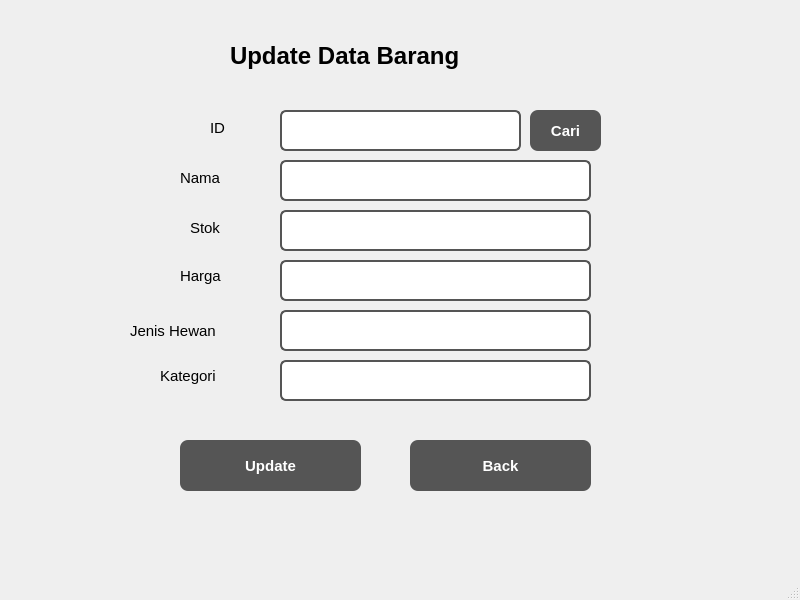
<?xml version="1.0" encoding="UTF-8"?>
<ui version="4.0">
 <class>MainWindow</class>
 <widget class="QMainWindow" name="MainWindow">
  <property name="geometry">
   <rect>
    <x>0</x>
    <y>0</y>
    <width>800</width>
    <height>600</height>
   </rect>
  </property>
  <property name="windowTitle">
   <string>MainWindow</string>
  </property>
  <widget class="QWidget" name="centralwidget">
   <property name="styleSheet">
    <string notr="true"/>
   </property>
   <widget class="QLabel" name="label">
    <property name="geometry">
     <rect>
      <x>230</x>
      <y>30</y>
      <width>321</width>
      <height>51</height>
     </rect>
    </property>
    <property name="font">
     <font>
      <pointsize>18</pointsize>
      <weight>75</weight>
      <bold>true</bold>
     </font>
    </property>
    <property name="text">
     <string>Update Data Barang</string>
    </property>
   </widget>
   <widget class="QLabel" name="label_2">
    <property name="geometry">
     <rect>
      <x>210</x>
      <y>120</y>
      <width>55</width>
      <height>16</height>
     </rect>
    </property>
    <property name="font">
     <font>
      <pointsize>11</pointsize>
     </font>
    </property>
    <property name="text">
     <string>ID</string>
    </property>
   </widget>
   <widget class="QLabel" name="label_3">
    <property name="geometry">
     <rect>
      <x>180</x>
      <y>170</y>
      <width>55</width>
      <height>16</height>
     </rect>
    </property>
    <property name="font">
     <font>
      <pointsize>11</pointsize>
     </font>
    </property>
    <property name="text">
     <string>Nama</string>
    </property>
   </widget>
   <widget class="QLabel" name="label_4">
    <property name="geometry">
     <rect>
      <x>190</x>
      <y>220</y>
      <width>55</width>
      <height>16</height>
     </rect>
    </property>
    <property name="font">
     <font>
      <pointsize>11</pointsize>
     </font>
    </property>
    <property name="text">
     <string>Stok</string>
    </property>
   </widget>
   <widget class="QLabel" name="label_5">
    <property name="geometry">
     <rect>
      <x>180</x>
      <y>260</y>
      <width>61</width>
      <height>31</height>
     </rect>
    </property>
    <property name="font">
     <font>
      <pointsize>11</pointsize>
     </font>
    </property>
    <property name="text">
     <string>Harga</string>
    </property>
   </widget>
   <widget class="QLabel" name="label_6">
    <property name="geometry">
     <rect>
      <x>160</x>
      <y>360</y>
      <width>71</width>
      <height>31</height>
     </rect>
    </property>
    <property name="font">
     <font>
      <pointsize>11</pointsize>
     </font>
    </property>
    <property name="text">
     <string>Kategori</string>
    </property>
   </widget>
   <widget class="QPushButton" name="pushButton">
    <property name="geometry">
     <rect>
      <x>180</x>
      <y>440</y>
      <width>181</width>
      <height>51</height>
     </rect>
    </property>
    <property name="font">
     <font>
      <pointsize>11</pointsize>
      <weight>75</weight>
      <bold>true</bold>
     </font>
    </property>
    <property name="styleSheet">
     <string notr="true">QPushButton {
    background-color: #555555;
    color: white;
    border-radius: 8px;
    padding: 6px 12px;
}

QPushButton:hover {
    background-color: #666666;
}

QPushButton:pressed {
    background-color: #777777;
}</string>
    </property>
    <property name="text">
     <string>Update</string>
    </property>
   </widget>
   <widget class="QLineEdit" name="lineEdit">
    <property name="geometry">
     <rect>
      <x>280</x>
      <y>110</y>
      <width>241</width>
      <height>41</height>
     </rect>
    </property>
    <property name="font">
     <font>
      <pointsize>10</pointsize>
     </font>
    </property>
    <property name="styleSheet">
     <string notr="true">QLineEdit {
    background-color: #FFFFFF;
    color: #333333;
    border: 2px solid #555555;
    border-radius: 6px;
    padding: 4px;
}

QLineEdit:focus {
    border: 2px solid #333333;
}</string>
    </property>
   </widget>
   <widget class="QLineEdit" name="lineEdit_2">
    <property name="geometry">
     <rect>
      <x>280</x>
      <y>160</y>
      <width>311</width>
      <height>41</height>
     </rect>
    </property>
    <property name="font">
     <font>
      <pointsize>10</pointsize>
     </font>
    </property>
    <property name="styleSheet">
     <string notr="true">QLineEdit {
    background-color: #FFFFFF;
    color: #333333;
    border: 2px solid #555555;
    border-radius: 6px;
    padding: 4px;
}

QLineEdit:focus {
    border: 2px solid #333333;
}</string>
    </property>
   </widget>
   <widget class="QLineEdit" name="lineEdit_3">
    <property name="geometry">
     <rect>
      <x>280</x>
      <y>210</y>
      <width>311</width>
      <height>41</height>
     </rect>
    </property>
    <property name="font">
     <font>
      <pointsize>10</pointsize>
     </font>
    </property>
    <property name="styleSheet">
     <string notr="true">QLineEdit {
    background-color: #FFFFFF;
    color: #333333;
    border: 2px solid #555555;
    border-radius: 6px;
    padding: 4px;
}

QLineEdit:focus {
    border: 2px solid #333333;
}</string>
    </property>
   </widget>
   <widget class="QLineEdit" name="lineEdit_4">
    <property name="geometry">
     <rect>
      <x>280</x>
      <y>260</y>
      <width>311</width>
      <height>41</height>
     </rect>
    </property>
    <property name="font">
     <font>
      <pointsize>10</pointsize>
     </font>
    </property>
    <property name="styleSheet">
     <string notr="true">QLineEdit {
    background-color: #FFFFFF;
    color: #333333;
    border: 2px solid #555555;
    border-radius: 6px;
    padding: 4px;
}

QLineEdit:focus {
    border: 2px solid #333333;
}</string>
    </property>
   </widget>
   <widget class="QPushButton" name="pushButton_2">
    <property name="geometry">
     <rect>
      <x>530</x>
      <y>110</y>
      <width>71</width>
      <height>41</height>
     </rect>
    </property>
    <property name="font">
     <font>
      <pointsize>11</pointsize>
      <weight>75</weight>
      <bold>true</bold>
     </font>
    </property>
    <property name="styleSheet">
     <string notr="true">QPushButton {
    background-color: #555555;
    color: white;
    border-radius: 8px;
    padding: 6px 12px;
}

QPushButton:hover {
    background-color: #666666;
}

QPushButton:pressed {
    background-color: #777777;
}</string>
    </property>
    <property name="text">
     <string>Cari</string>
    </property>
   </widget>
   <widget class="QPushButton" name="pushButton_3">
    <property name="geometry">
     <rect>
      <x>410</x>
      <y>440</y>
      <width>181</width>
      <height>51</height>
     </rect>
    </property>
    <property name="font">
     <font>
      <pointsize>11</pointsize>
      <weight>75</weight>
      <bold>true</bold>
     </font>
    </property>
    <property name="styleSheet">
     <string notr="true">QPushButton {
    background-color: #555555;
    color: white;
    border-radius: 8px;
    padding: 6px 12px;
}

QPushButton:hover {
    background-color: #666666;
}

QPushButton:pressed {
    background-color: #777777;
}</string>
    </property>
    <property name="text">
     <string>Back</string>
    </property>
   </widget>
   <widget class="QLabel" name="label_7">
    <property name="geometry">
     <rect>
      <x>130</x>
      <y>310</y>
      <width>101</width>
      <height>41</height>
     </rect>
    </property>
    <property name="font">
     <font>
      <pointsize>11</pointsize>
     </font>
    </property>
    <property name="text">
     <string>Jenis Hewan</string>
    </property>
   </widget>
   <widget class="QComboBox" name="comboBox_2">
    <property name="geometry">
     <rect>
      <x>280</x>
      <y>310</y>
      <width>311</width>
      <height>41</height>
     </rect>
    </property>
    <property name="font">
     <font>
      <pointsize>10</pointsize>
     </font>
    </property>
    <property name="styleSheet">
     <string notr="true">QComboBox {
    background-color: #FFFFFF;
    border: 2px solid #555555;
    border-radius: 6px;
    padding: 4px;
    color: #333333;
}

QComboBox::drop-down {
    border: none;
}</string>
    </property>
   </widget>
   <widget class="QComboBox" name="comboBox_3">
    <property name="geometry">
     <rect>
      <x>280</x>
      <y>360</y>
      <width>311</width>
      <height>41</height>
     </rect>
    </property>
    <property name="font">
     <font>
      <pointsize>10</pointsize>
     </font>
    </property>
    <property name="styleSheet">
     <string notr="true">QComboBox {
    background-color: #FFFFFF;
    border: 2px solid #555555;
    border-radius: 6px;
    padding: 4px;
    color: #333333;
}

QComboBox::drop-down {
    border: none;
}</string>
    </property>
   </widget>
  </widget>
  <widget class="QMenuBar" name="menubar">
   <property name="geometry">
    <rect>
     <x>0</x>
     <y>0</y>
     <width>800</width>
     <height>26</height>
    </rect>
   </property>
  </widget>
  <widget class="QStatusBar" name="statusbar"/>
 </widget>
 <resources/>
 <connections/>
</ui>
